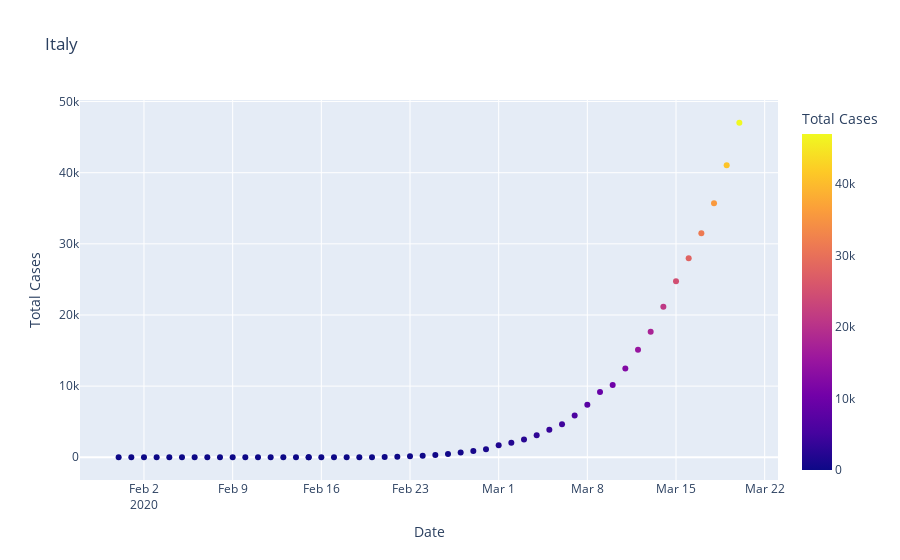

Here is the notebook cell this chart was saved with:
### Code cell
fig = px.scatter(Italy , x = 'Date' , y = 'Total Cases' , color = 'Total Cases' , title = 'Italy')
fig.show()

### Figure 1 — Plotly figure (JSON) as saved in the notebook; plotly's stock layout.template omitted (floating-point values rounded to 4 significant figures)
{"data": [{"hovertemplate": "Date=%{x}<br>Total Cases=%{marker.color}<extra></extra>", "legendgroup": "", "marker": {"color": [2, 2, 2, 2, 2, 2, 3, 3, 3, 3, 3, 3, 3, 3, 3, 3, 3, 3, 3, 3, 3, 3, 20, 79, 157, 229, 323, 470, 655, 889, 1128, 1701, 2036, 2502, 3089, 3858, 4636, 5883, 7375, 9172, 10149, 12462, 15113, 17660, 21157, 24747, 27980, 31506, 35713, 41035, 47021], "coloraxis": "coloraxis", "symbol": "circle"}, "mode": "markers", "name": "", "orientation": "v", "showlegend": false, "type": "scatter", "x": ["2020-01-31T00:00:00", "2020-02-01T00:00:00", "2020-02-02T00:00:00", "2020-02-03T00:00:00", "2020-02-04T00:00:00", "2020-02-05T00:00:00", "2020-02-06T00:00:00", "2020-02-07T00:00:00", "2020-02-08T00:00:00", "2020-02-09T00:00:00", "2020-02-10T00:00:00", "2020-02-11T00:00:00", "2020-02-12T00:00:00", "2020-02-13T00:00:00", "2020-02-14T00:00:00", "2020-02-15T00:00:00", "2020-02-15T00:00:00", "2020-02-16T00:00:00", "2020-02-17T00:00:00", "2020-02-18T00:00:00", "2020-02-19T00:00:00", "2020-02-20T00:00:00", "2020-02-21T00:00:00", "2020-02-22T00:00:00", "2020-02-23T00:00:00", "2020-02-24T00:00:00", "2020-02-25T00:00:00", "2020-02-26T00:00:00", "2020-02-27T00:00:00", "2020-02-28T00:00:00", "2020-02-29T00:00:00", "2020-03-01T00:00:00", "2020-03-02T00:00:00", "2020-03-03T00:00:00", "2020-03-04T00:00:00", "2020-03-05T00:00:00", "2020-03-06T00:00:00", "2020-03-07T00:00:00", "2020-03-08T00:00:00", "2020-03-09T00:00:00", "2020-03-10T00:00:00", "2020-03-11T00:00:00", "2020-03-12T00:00:00", "2020-03-13T00:00:00", "2020-03-14T00:00:00", "2020-03-15T00:00:00", "2020-03-16T00:00:00", "2020-03-17T00:00:00", "2020-03-18T00:00:00", "2020-03-19T00:00:00", "2020-03-20T00:00:00"], "xaxis": "x", "y": [2, 2, 2, 2, 2, 2, 3, 3, 3, 3, 3, 3, 3, 3, 3, 3, 3, 3, 3, 3, 3, 3, 20, 79, 157, 229, 323, 470, 655, 889, 1128, 1701, 2036, 2502, 3089, 3858, 4636, 5883, 7375, 9172, 10149, 12462, 15113, 17660, 21157, 24747, 27980, 31506, 35713, 41035, 47021], "yaxis": "y"}], "layout": {"coloraxis": {"colorbar": {"title": {"text": "Total Cases"}}, "colorscale": [[0, "#0d0887"], [0.1111, "#46039f"], [0.2222, "#7201a8"], [0.3333, "#9c179e"], [0.4444, "#bd3786"], [0.5556, "#d8576b"], [0.6667, "#ed7953"], [0.7778, "#fb9f3a"], [0.8889, "#fdca26"], [1, "#f0f921"]]}, "legend": {"tracegroupgap": 0}, "title": {"text": "Italy"}, "xaxis": {"anchor": "y", "domain": [0, 1], "title": {"text": "Date"}}, "yaxis": {"anchor": "x", "domain": [0, 1], "title": {"text": "Total Cases"}}}}
